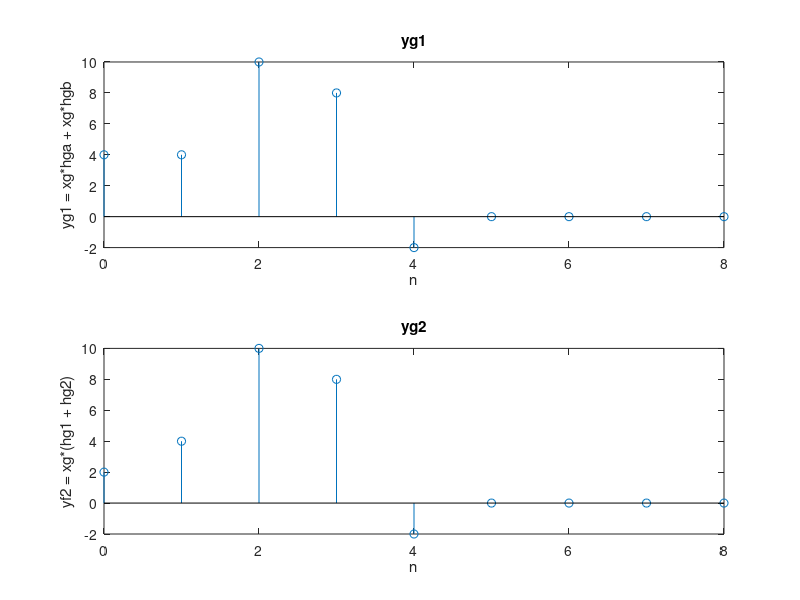

This chart was generated by the following MATLAB code:
n = 0:4;
x = [1 zeros(1,4)];
hg2 = [0 2 5 4 -1];
xg = 2.*x;

yga = xg.^2;
ygb = conv(xg,hg2);
nygb = 0:8;
yg1 = [yga zeros(1,4)] + ygb;
nyg1 = 0:8;

hg1 = x.^2;
hparallel = hg1 + hg2;
yg2 = conv(xg,hparallel);
nyg2 = 0:8;

subplot(2,1,1),stem(nyg1,yg1),axis([0,8,ylim])
xlabel('n');ylabel('yg1 = xg*hga + xg*hgb');title('yg1');
subplot(2,1,2),stem(nyg2,yg2),axis([0,8,ylim])
xlabel('n');ylabel('yf2 = xg*(hg1 + hg2)');title('yg2');
